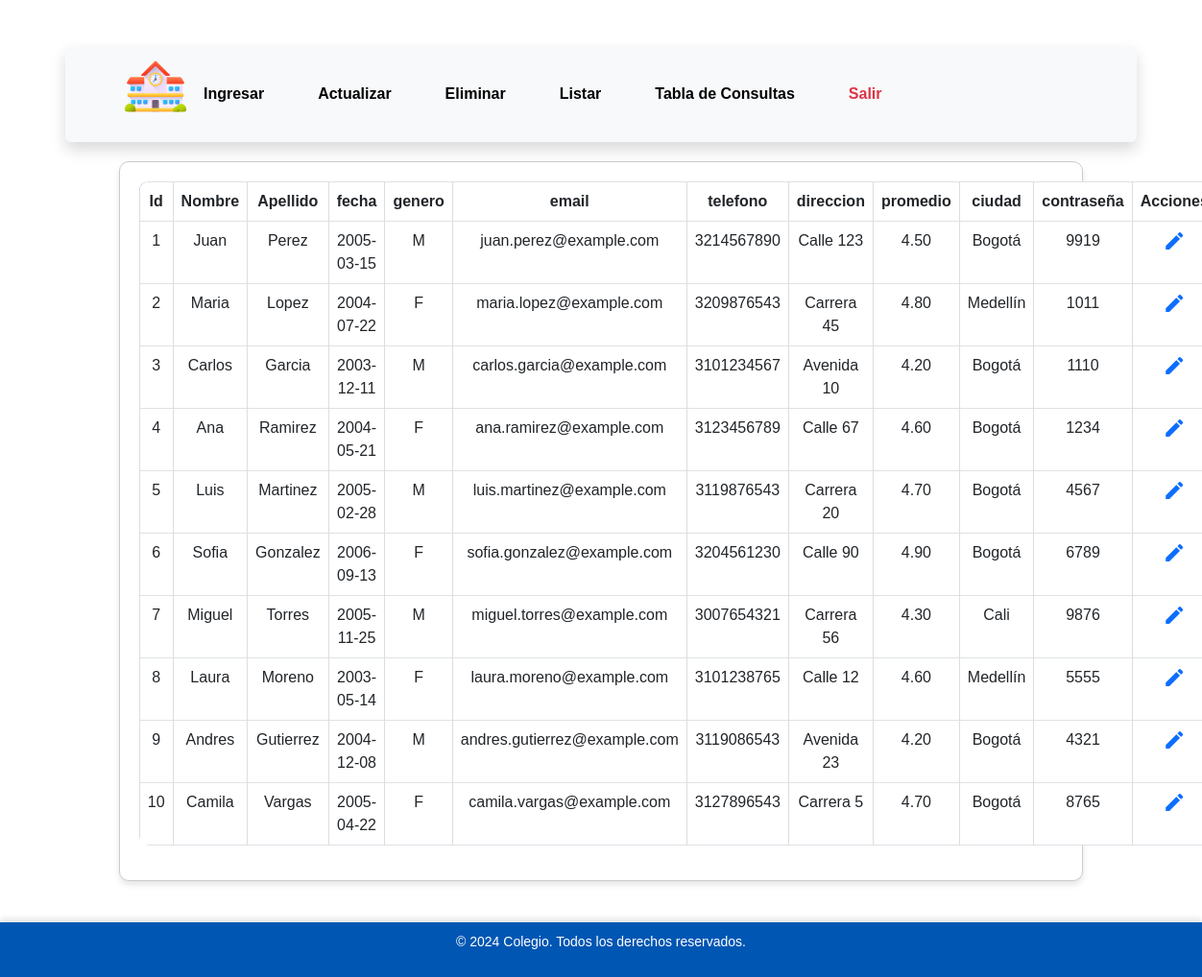
Screenshot of /listar.php (signed in) with the database file from the repository.
### tables this page shows
CREATE TABLE estudiante (
    est_id INT AUTO_INCREMENT,
    est_nombre VARCHAR(30),
    est_apellido VARCHAR(30),
    est_fecha_nac DATE,
    est_genero CHAR(1),
    est_email VARCHAR(50),
    est_telefono VARCHAR(20),
    est_direccion VARCHAR(100),
    est_promedio DECIMAL(4, 2), 
    est_ciudad VARCHAR(60), 
    est_contraseña VARCHAR(255),
    PRIMARY KEY (est_id)
);

### conexion.php (called while the page is built, shortened)
<?php
    class dbcolegio{
        private $con;
		private $dbequipo='sql310.infinityfree.com';
		private $dbusuario='if0_37788145';
		private $dbclave='HBESGlMh920PwVB';
		private $dbnombre='if0_37788145_colegio';
		public function conectar(){
			$this->con = mysqli_connect($this->dbequipo, $this->dbusuario, $this->dbclave, $this->dbnombre);
		}
	 public function leer_tabla(){
		$sql="select * from estudiante;";
		$resultado= mysqli_query($this->con, $sql);
		return $resultado;
	}
    }
?>

### listar.php (the view, shortened to what this page needs)
<?php
include("conexion.php");
?>
<!DOCTYPE html>
<html lang="en">
<head>
    <link href="https://cdn.jsdelivr.net/npm/bootstrap@5.3.0-alpha3/dist/css/bootstrap.min.css" rel="stylesheet">
    <link rel="stylesheet" href="css/style.css">
</head>
<body>
<div class="container mt-5">
    <nav class="navbar navbar-expand-lg navbar-light bg-light rounded shadow">
        <div class="container-fluid">
        <figure><img src="./img/icon.png" alt="logo"></figure>
            <div class="collapse navbar-collapse" id="navbarNav">
                <ul class="navbar-nav">
                    <li class="nav-item"><a class="nav-link" href="./insertar.php">Ingresar</a></li>
                    <li class="nav-item"><a class="nav-link" href="./actualizar.php">Actualizar</a></li>
                    <li class="nav-item"><a class="nav-link" href="./eliminar.php">Eliminar</a></li>
                    <li class="nav-item"><a class="nav-link" href="./listar.php">Listar</a></li>
                    <li class="nav-item"><a class="nav-link" href="./consulta.php">Tabla de Consultas</a></li>
                    <li class="nav-item"><a class="nav-link text-danger" href="salir.php">Salir</a></li>
                </ul>
            </div>
        </div>
    </nav>
<div class="tablee-container">
    <table class="table table-bordered">
        <thead>
            <tr>
                <th>Id</th>
                <th>Nombre</th>
                <th>Apellido</th>
                <th>fecha</th>
                <th>genero</th>
                <th>email</th>
                <th>telefono</th>
                <th>direccion</th>
                <th>promedio</th>
                <th>ciudad</th>
                <th>contraseña</th>
                <th>Acciones</th>
            </tr>
        </thead>
        <tbody>
            <?php
            $tabla = new dbcolegio();
            $listado = $tabla->leer_tabla();
            while ($row = mysqli_fetch_object($listado)) {
                $id = $row->est_id;
                $nombre = $row->est_nombre;
                $apellido = $row->est_apellido;
                $fecha = $row->est_fecha_nac;
                $genero = $row->est_genero;
                $email = $row->est_email;
                $telefono = $row->est_telefono;
                $direccion = $row->est_direccion;
                $promedio = $row->est_promedio;
                $ciudad = $row->est_ciudad;
                $contraseña = $row->est_contraseña;
            ?>
                <tr>
                    <td><?php echo $id; ?></td>
                    <td><?php echo $nombre; ?></td>
                    <td><?php echo $apellido; ?></td>
                    <td><?php echo $fecha; ?></td>
                    <td><?php echo $genero; ?></td>
                    <td><?php echo $email; ?></td>
                    <td><?php echo $telefono; ?></td>
                    <td><?php echo $direccion; ?></td>
                    <td><?php echo $promedio; ?></td>
                    <td><?php echo $ciudad; ?></td>
                    <td><?php echo $contraseña; ?></td>
                    <td>
                        <a href="actualizar.php?id=<?php echo $id; ?>" class="edit" title="Editar" data-toggle="tooltip">
                            <i class="material-icons">&#xE254;</i>
                        </a>
                    </td>
                </tr>
            <?php
            }
            ?>
        </tbody>
    </table>
</div>
</div>
<footer class="footer">
    <p>&copy; 2024 Colegio. Todos los derechos reservados.</p>
</footer>
</body>
</html>

### css/style.css (style rules this page uses)
body { background-image: url('../img/fondo3.jpg'); background-size: cover; background-position: center; background-attachment: fixed; background-repeat: no-repeat; margin: 0; padding: 0; font-family: 'Arial', sans-serif; }
.container { margin-top: 20px; margin-bottom: 100px; }
.tablee-container { background-color: #ffffff !important; border: 1px solid #ccc; padding: 20px; margin: 0 auto; max-width: 90%; box-shadow: 0 4px 6px rgba(0, 0, 0, 0.1); border-radius: 10px; margin-bottom: 100px; }
table { width: 100%; border-collapse: collapse; margin: 0 auto; border-radius: 10px; overflow: hidden; }
table thead { background-color: #0056b3; color: #ffffff; text-align: center; }
table th, table td { border: 1px solid #ddd; padding: 10px; text-align: center; }
.navbar { display: flex; flex-direction: row; justify-content: space-between; align-items: center; background-color: #f8f9fa; padding: 10px 50px; box-shadow: 0 4px 6px rgba(0, 0, 0, 0.1); margin-bottom: 20px; }
.navbar ul { display: flex; align-items: flex-end; gap: 20px; }
.navbar a { color: #000; text-decoration: none; margin: 0 10px; padding: 10px 20px; font-size: 16px; font-weight: bold; transition: background-color 0.3s ease, color 0.3s ease; }
.footer { background-color: #0056b3; color: white; text-align: center; padding: 10px 0; position: fixed; bottom: 0; left: 0; width: 100%; box-shadow: 0 -4px 6px rgba(0, 0, 0, 0.1); font-size: 14px; z-index: 1000; }

### rows the page displays
estudiante: est_id "1", est_nombre "Juan", est_apellido "Perez", est_fecha_nac "2005-03-15", est_genero "M", est_email "juan.perez@example.com", est_telefono "3214567890", est_direccion "Calle 123", est_promedio "4.50", est_ciudad "Bogotá", est_contraseña "9919"
estudiante: est_id "2", est_nombre "Maria", est_apellido "Lopez", est_fecha_nac "2004-07-22", est_genero "F", est_email "maria.lopez@example.com", est_telefono "3209876543", est_direccion "Carrera 45", est_promedio "4.80", est_ciudad "Medellín", est_contraseña "1011"
estudiante: est_id "3", est_nombre "Carlos", est_apellido "Garcia", est_fecha_nac "2003-12-11", est_genero "M", est_email "carlos.garcia@example.com", est_telefono "3101234567", est_direccion "Avenida 10", est_promedio "4.20", est_ciudad "Bogotá", est_contraseña "1110"
estudiante: est_id "4", est_nombre "Ana", est_apellido "Ramirez", est_fecha_nac "2004-05-21", est_genero "F", est_email "ana.ramirez@example.com", est_telefono "3123456789", est_direccion "Calle 67", est_promedio "4.60", est_ciudad "Bogotá", est_contraseña "1234"
estudiante: est_id "5", est_nombre "Luis", est_apellido "Martinez", est_fecha_nac "2005-02-28", est_genero "M", est_email "luis.martinez@example.com", est_telefono "3119876543", est_direccion "Carrera 20", est_promedio "4.70", est_ciudad "Bogotá", est_contraseña "4567"
estudiante: est_id "6", est_nombre "Sofia", est_apellido "Gonzalez", est_fecha_nac "2006-09-13", est_genero "F", est_email "sofia.gonzalez@example.com", est_telefono "3204561230", est_direccion "Calle 90", est_promedio "4.90", est_ciudad "Bogotá", est_contraseña "6789"
estudiante: est_id "7", est_nombre "Miguel", est_apellido "Torres", est_fecha_nac "2005-11-25", est_genero "M", est_email "miguel.torres@example.com", est_telefono "3007654321", est_direccion "Carrera 56", est_promedio "4.30", est_ciudad "Cali", est_contraseña "9876"
estudiante: est_id "8", est_nombre "Laura", est_apellido "Moreno", est_fecha_nac "2003-05-14", est_genero "F", est_email "laura.moreno@example.com", est_telefono "3101238765", est_direccion "Calle 12", est_promedio "4.60", est_ciudad "Medellín", est_contraseña "5555"
estudiante: est_id "9", est_nombre "Andres", est_apellido "Gutierrez", est_fecha_nac "2004-12-08", est_genero "M", est_email "andres.gutierrez@example.com", est_telefono "3119086543", est_direccion "Avenida 23", est_promedio "4.20", est_ciudad "Bogotá", est_contraseña "4321"
estudiante: est_id "10", est_nombre "Camila", est_apellido "Vargas", est_fecha_nac "2005-04-22", est_genero "F", est_email "camila.vargas@example.com", est_telefono "3127896543", est_direccion "Carrera 5", est_promedio "4.70", est_ciudad "Bogotá", est_contraseña "8765"
